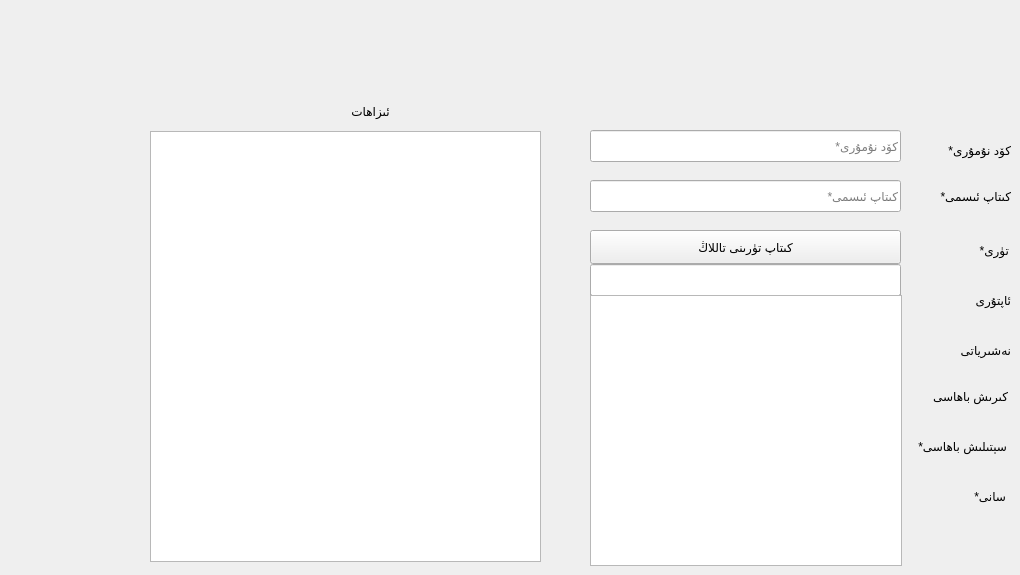
      <widget class="QWidget" name="tab_10">
       <attribute name="title">
        <string>كىتاپ قوشۇش</string>
       </attribute>
       <widget class="QLineEdit" name="lineEdit_7">
        <property name="geometry">
         <rect>
          <x>590</x>
          <y>180</y>
          <width>311</width>
          <height>32</height>
         </rect>
        </property>
        <property name="locale">
         <locale language="Uighur" country="China"/>
        </property>
        <property name="alignment">
         <set>Qt::AlignLeading|Qt::AlignLeft|Qt::AlignVCenter</set>
        </property>
        <property name="placeholderText">
         <string>كىتاپ ئىسمى*</string>
        </property>
       </widget>
       <widget class="QPushButton" name="pushButton_10">
        <property name="geometry">
         <rect>
          <x>750</x>
          <y>531</y>
          <width>141</width>
          <height>33</height>
         </rect>
        </property>
        <property name="font">
         <font>
          <kerning>false</kerning>
         </font>
        </property>
        <property name="text">
         <string>قوشۇش</string>
        </property>
       </widget>
       <widget class="QLabel" name="label_3">
        <property name="geometry">
         <rect>
          <x>910</x>
          <y>186</y>
          <width>101</width>
          <height>20</height>
         </rect>
        </property>
        <property name="text">
         <string>كىتاپ ئىسمى*  </string>
        </property>
       </widget>
       <widget class="QLabel" name="label_4">
        <property name="geometry">
         <rect>
          <x>910</x>
          <y>340</y>
          <width>101</width>
          <height>20</height>
         </rect>
        </property>
        <property name="text">
         <string>نەشىرياتى          </string>
        </property>
       </widget>
       <widget class="QLabel" name="label_5">
        <property name="geometry">
         <rect>
          <x>908</x>
          <y>240</y>
          <width>101</width>
          <height>20</height>
         </rect>
        </property>
        <property name="text">
         <string>تۈرى*              </string>
        </property>
       </widget>
       <widget class="QLineEdit" name="lineEdit_10">
        <property name="geometry">
         <rect>
          <x>590</x>
          <y>130</y>
          <width>311</width>
          <height>32</height>
         </rect>
        </property>
        <property name="placeholderText">
         <string>كۆد نۇمۇرى*</string>
        </property>
       </widget>
       <widget class="QLabel" name="label_6">
        <property name="geometry">
         <rect>
          <x>900</x>
          <y>140</y>
          <width>111</width>
          <height>20</height>
         </rect>
        </property>
        <property name="text">
         <string>كۆد نۇمۇرى*     </string>
        </property>
       </widget>
       <widget class="QLabel" name="label_7">
        <property name="geometry">
         <rect>
          <x>907</x>
          <y>386</y>
          <width>101</width>
          <height>20</height>
         </rect>
        </property>
        <property name="text">
         <string>كىرىش باھاسى   </string>
        </property>
       </widget>
       <widget class="QLineEdit" name="lineEdit_11">
        <property name="geometry">
         <rect>
          <x>590</x>
          <y>381</y>
          <width>311</width>
          <height>32</height>
         </rect>
        </property>
        <property name="placeholderText">
         <string>كىرىش باھاسى</string>
        </property>
       </widget>
       <widget class="QLineEdit" name="lineEdit_12">
        <property name="geometry">
         <rect>
          <x>590</x>
          <y>481</y>
          <width>311</width>
          <height>32</height>
         </rect>
        </property>
        <property name="placeholderText">
         <string>سانى*</string>
        </property>
       </widget>
       <widget class="QLabel" name="label_8">
        <property name="geometry">
         <rect>
          <x>320</x>
          <y>101</y>
          <width>101</width>
          <height>20</height>
         </rect>
        </property>
        <property name="text">
         <string>ئىزاھات</string>
        </property>
        <property name="alignment">
         <set>Qt::AlignCenter</set>
        </property>
       </widget>
       <widget class="QLabel" name="label_9">
        <property name="geometry">
         <rect>
          <x>905</x>
          <y>486</y>
          <width>101</width>
          <height>20</height>
         </rect>
        </property>
        <property name="text">
         <string>سانى*              </string>
        </property>
       </widget>
       <widget class="QPushButton" name="pushButton_11">
        <property name="geometry">
         <rect>
          <x>590</x>
          <y>230</y>
          <width>311</width>
          <height>34</height>
         </rect>
        </property>
        <property name="text">
         <string>كىتاپ تۈرىنى تاللاڭ</string>
        </property>
       </widget>
       <widget class="QComboBox" name="comboBox_3">
        <property name="geometry">
         <rect>
          <x>590</x>
          <y>330</y>
          <width>311</width>
          <height>32</height>
         </rect>
        </property>
       </widget>
       <widget class="QLabel" name="label_46">
        <property name="geometry">
         <rect>
          <x>906</x>
          <y>436</y>
          <width>101</width>
          <height>20</height>
         </rect>
        </property>
        <property name="text">
         <string>سېتىلىش باھاسى*</string>
        </property>
       </widget>
       <widget class="QLineEdit" name="lineEdit_47">
        <property name="geometry">
         <rect>
          <x>590</x>
          <y>431</y>
          <width>311</width>
          <height>32</height>
         </rect>
        </property>
        <property name="placeholderText">
         <string>سېتىلىش باھاسى*</string>
        </property>
       </widget>
       <widget class="QComboBox" name="comboBox_6">
        <property name="geometry">
         <rect>
          <x>590</x>
          <y>280</y>
          <width>311</width>
          <height>32</height>
         </rect>
        </property>
        <property name="font">
         <font>
          <pointsize>14</pointsize>
         </font>
        </property>
        <property name="styleSheet">
         <string notr="true"/>
        </property>
        <property name="locale">
         <locale language="Uighur" country="China"/>
        </property>
        <property name="placeholderText">
         <string/>
        </property>
       </widget>
       <widget class="QLabel" name="label_47">
        <property name="geometry">
         <rect>
          <x>910</x>
          <y>290</y>
          <width>101</width>
          <height>20</height>
         </rect>
        </property>
        <property name="text">
         <string>ئاپتۇرى             </string>
        </property>
       </widget>
       <widget class="QLineEdit" name="lineEdit_57">
        <property name="geometry">
         <rect>
          <x>590</x>
          <y>264</y>
          <width>311</width>
          <height>32</height>
         </rect>
        </property>
        <property name="alignment">
         <set>Qt::AlignLeading|Qt::AlignLeft|Qt::AlignVCenter</set>
        </property>
        <property name="placeholderText">
         <string/>
        </property>
       </widget>
       <widget class="QListWidget" name="listWidget_4">
        <property name="geometry">
         <rect>
          <x>590</x>
          <y>295</y>
          <width>312</width>
          <height>271</height>
         </rect>
        </property>
        <property name="font">
         <font>
          <pointsize>15</pointsize>
         </font>
        </property>
       </widget>
       <widget class="QLabel" name="label_17">
        <property name="geometry">
         <rect>
          <x>595</x>
          <y>90</y>
          <width>301</width>
          <height>31</height>
         </rect>
        </property>
        <property name="font">
         <font>
          <pointsize>14</pointsize>
         </font>
        </property>
        <property name="text">
         <string/>
        </property>
        <property name="alignment">
         <set>Qt::AlignCenter</set>
        </property>
       </widget>
       <widget class="QTextEdit" name="textEdit_2">
        <property name="geometry">
         <rect>
          <x>150</x>
          <y>131</y>
          <width>391</width>
          <height>431</height>
         </rect>
        </property>
       </widget>
       <widget class="QPushButton" name="pushButton_142">
        <property name="geometry">
         <rect>
          <x>600</x>
          <y>531</y>
          <width>141</width>
          <height>33</height>
         </rect>
        </property>
        <property name="font">
         <font>
          <kerning>false</kerning>
         </font>
        </property>
        <property name="text">
         <string>ئەمەلدىن قالدۇرۇش</string>
        </property>
       </widget>
       <zorder>pushButton_142</zorder>
       <zorder>lineEdit_7</zorder>
       <zorder>pushButton_10</zorder>
       <zorder>label_3</zorder>
       <zorder>label_4</zorder>
       <zorder>label_5</zorder>
       <zorder>lineEdit_10</zorder>
       <zorder>label_6</zorder>
       <zorder>label_7</zorder>
       <zorder>lineEdit_11</zorder>
       <zorder>lineEdit_12</zorder>
       <zorder>label_8</zorder>
       <zorder>label_9</zorder>
       <zorder>pushButton_11</zorder>
       <zorder>comboBox_3</zorder>
       <zorder>label_46</zorder>
       <zorder>lineEdit_47</zorder>
       <zorder>comboBox_6</zorder>
       <zorder>label_47</zorder>
       <zorder>lineEdit_57</zorder>
       <zorder>listWidget_4</zorder>
       <zorder>label_17</zorder>
       <zorder>textEdit_2</zorder>
      </widget>
